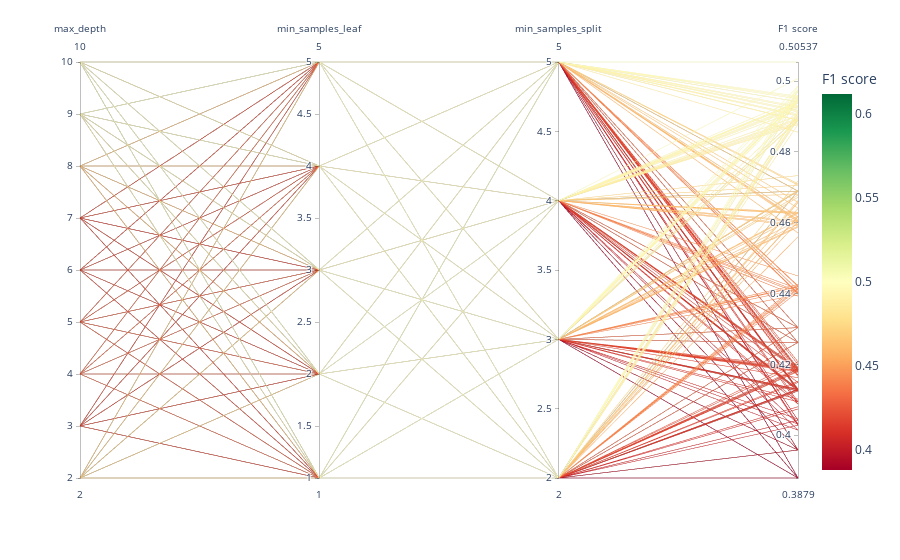

Notebook source saved alongside this figure:
### Markdown cell above
### Vizualizace vlivu kombinací hyperparametrů na metriku

### Code cell
df = pd.DataFrame(param_comb)
df['F1 score'] = val_acc

# Plot the parallel coordinates
fig = px.parallel_coordinates(
    df, 
    color='F1 score', 
    color_continuous_scale=px.colors.diverging.RdYlGn,
    color_continuous_midpoint=0.5
)

fig.show()

### Figure 1 — Plotly figure (JSON) as saved in the notebook; plotly's stock layout.template omitted (floating-point values rounded to 4 significant figures; data arrays with more than 128 entries replaced by an {"elided": "..."} marker saying what was removed)
{"data": [{"dimensions": [{"label": "max_depth", "values": {"elided": "360 int values"}}, {"label": "min_samples_leaf", "values": {"elided": "360 int values"}}, {"label": "min_samples_split", "values": {"elided": "360 int values"}}, {"label": "F1 score", "values": {"elided": "360 float values"}}], "domain": {"x": [0, 1], "y": [0, 1]}, "line": {"color": {"elided": "360 float values"}, "coloraxis": "coloraxis"}, "name": "", "type": "parcoords"}], "layout": {"coloraxis": {"cmid": 0.5, "colorbar": {"title": {"text": "F1 score"}}, "colorscale": [[0, "rgb(165,0,38)"], [0.1, "rgb(215,48,39)"], [0.2, "rgb(244,109,67)"], [0.3, "rgb(253,174,97)"], [0.4, "rgb(254,224,139)"], [0.5, "rgb(255,255,191)"], [0.6, "rgb(217,239,139)"], [0.7, "rgb(166,217,106)"], [0.8, "rgb(102,189,99)"], [0.9, "rgb(26,152,80)"], [1, "rgb(0,104,55)"]]}, "legend": {"tracegroupgap": 0}, "margin": {"t": 60}}}
